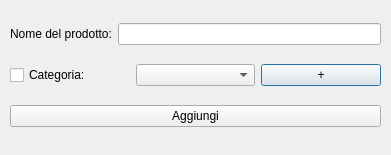
<?xml version="1.0" encoding="UTF-8"?>
<ui version="4.0">
 <class>AddShoppingProductDialog</class>
 <widget class="QDialog" name="AddShoppingProductDialog">
  <property name="geometry">
   <rect>
    <x>0</x>
    <y>0</y>
    <width>391</width>
    <height>155</height>
   </rect>
  </property>
  <property name="windowTitle">
   <string>Aggiungi prodotto</string>
  </property>
  <widget class="QWidget" name="verticalLayoutWidget">
   <property name="geometry">
    <rect>
     <x>10</x>
     <y>10</y>
     <width>371</width>
     <height>131</height>
    </rect>
   </property>
   <layout class="QVBoxLayout" name="verticalLayout">
    <item>
     <layout class="QHBoxLayout" name="horizontalLayout">
      <item>
       <widget class="QLabel" name="NameLabel">
        <property name="text">
         <string>Nome del prodotto:</string>
        </property>
       </widget>
      </item>
      <item>
       <widget class="QLineEdit" name="NameEdit"/>
      </item>
     </layout>
    </item>
    <item>
     <layout class="QHBoxLayout" name="horizontalLayout_2">
      <item>
       <widget class="QCheckBox" name="CategoryCheckBox">
        <property name="text">
         <string>Categoria:</string>
        </property>
       </widget>
      </item>
      <item>
       <widget class="QComboBox" name="CategorycomboBox"/>
      </item>
      <item>
       <widget class="QPushButton" name="AddCategoryButton">
        <property name="text">
         <string>+</string>
        </property>
       </widget>
      </item>
     </layout>
    </item>
    <item>
     <widget class="QPushButton" name="AddButton">
      <property name="text">
       <string>Aggiungi</string>
      </property>
     </widget>
    </item>
   </layout>
  </widget>
 </widget>
 <resources/>
 <connections/>
</ui>
